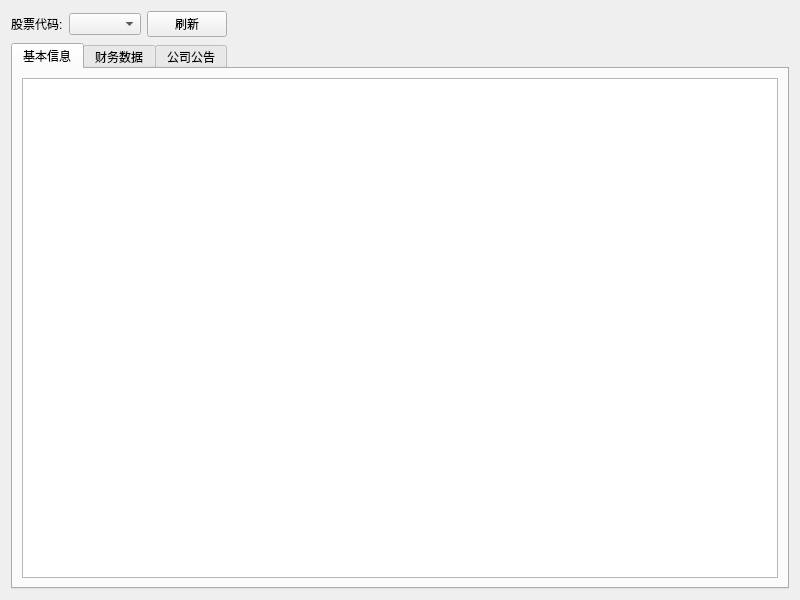
<?xml version="1.0" encoding="UTF-8"?>
<ui version="4.0">
 <class>CompanyWidget</class>
 <widget class="QWidget" name="CompanyWidget">
  <property name="geometry">
   <rect>
    <x>0</x>
    <y>0</y>
    <width>800</width>
    <height>600</height>
   </rect>
  </property>
  <layout class="QVBoxLayout" name="verticalLayout">
   <item>
    <layout class="QHBoxLayout" name="controlLayout">
     <item>
      <widget class="QLabel" name="labelSymbol">
       <property name="text">
        <string>股票代码:</string>
       </property>
      </widget>
     </item>
     <item>
      <widget class="QComboBox" name="symbolCombo">
       <property name="minimumWidth">
        <number>200</number>
       </property>
      </widget>
     </item>
     <item>
      <widget class="QPushButton" name="refreshButton">
       <property name="text">
        <string>刷新</string>
       </property>
      </widget>
     </item>
     <item>
      <spacer name="horizontalSpacer">
       <property name="orientation">
        <enum>Qt::Horizontal</enum>
       </property>
       <property name="sizeHint" stdset="0">
        <size>
         <width>40</width>
         <height>20</height>
        </size>
       </property>
      </spacer>
     </item>
    </layout>
   </item>
   <item>
    <widget class="QTabWidget" name="tabWidget">
     <property name="currentIndex">
      <number>0</number>
     </property>
     <widget class="QWidget" name="basicInfoTab">
      <attribute name="title">
       <string>基本信息</string>
      </attribute>
      <layout class="QVBoxLayout" name="basicInfoLayout">
       <item>
        <widget class="QTableWidget" name="basicInfoTable">
         <property name="alternatingRowColors">
          <bool>true</bool>
         </property>
         <property name="editTriggers">
          <set>QAbstractItemView::NoEditTriggers</set>
         </property>
         <property name="selectionBehavior">
          <enum>QAbstractItemView::SelectRows</enum>
         </property>
        </widget>
       </item>
      </layout>
     </widget>
     <widget class="QWidget" name="financialTab">
      <attribute name="title">
       <string>财务数据</string>
      </attribute>
      <layout class="QVBoxLayout" name="financialLayout">
       <item>
        <widget class="QTableWidget" name="financialTable">
         <property name="alternatingRowColors">
          <bool>true</bool>
         </property>
         <property name="editTriggers">
          <set>QAbstractItemView::NoEditTriggers</set>
         </property>
         <property name="selectionBehavior">
          <enum>QAbstractItemView::SelectRows</enum>
         </property>
        </widget>
       </item>
      </layout>
     </widget>
     <widget class="QWidget" name="announcementTab">
      <attribute name="title">
       <string>公司公告</string>
      </attribute>
      <layout class="QVBoxLayout" name="announcementLayout">
       <item>
        <widget class="QTextEdit" name="announcementText">
         <property name="readOnly">
          <bool>true</bool>
         </property>
         <property name="plainText">
          <string>暂无公告信息</string>
         </property>
        </widget>
       </item>
      </layout>
     </widget>
    </widget>
   </item>
  </layout>
 </widget>
 <resources/>
 <connections/>
</ui>
